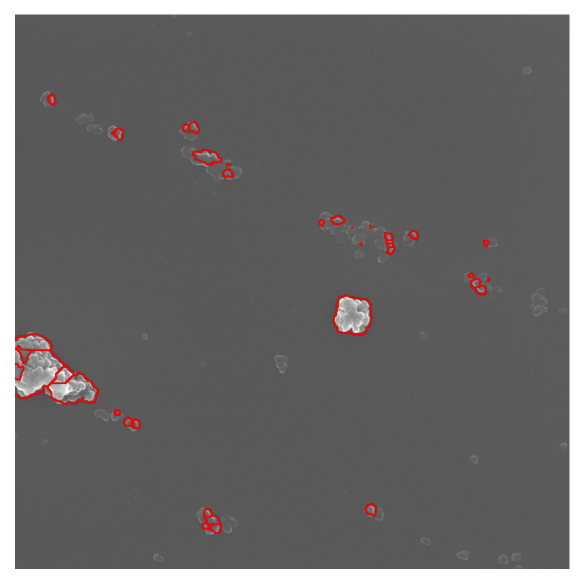
#> input picture notebook/BT386C200003.png, 1168 x 1168 px, given in place of BT386C200003.tif, which was not available (shown at 1/2 size)
$ jupyter execute display_segmentation.ipynb
#> lines starting #> are read from the running program, lines starting #| are printed output that depends on the picture; after the words box and inside, x2 and y2 are one past the last pixel; in counts of white or black regions, pixels touching at a corner belong together; pictures that were not available may be replaced by others from this repository, and a replacement may not be noted
[cell 1]
import cv2
import os
import numpy as np
import matplotlib.pyplot as plt
import PIL

Input_Imagedir="/home/lachlan/CODEBASE/SEM_segmentation/trial_data/Eline_BT386C2/Input_Images"
Unet_Outputdir="/home/lachlan/CODEBASE/SEM_segmentation/trial_data/Eline_BT386C2/Output_Masks_UNet"

# [6 lines of commented-out code are left out]
imtoload="BT386C200003.tif"    #bad, misses lots
#imtoload="BT386C200064.tif"    #bad, picks up background

[cell 2]
def edgedetect_canny(img):
    """
    perform canny edge detection
    """

    edges = cv2.Canny(image = img, threshold1=100, threshold2=200)
    return edges

[cell 3]
f_in=os.path.join(Input_Imagedir, imtoload)
f_out=os.path.join(Unet_Outputdir, imtoload)

img_in=cv2.imread(f_in)
#> img_in is the input picture: shape (1168, 1168, 3); mean B, G, R 106.3, 106.3, 107.9
img_out=cv2.imread(f_out)

plt.imshow(img_in)

[cell 4]
edges=edgedetect_canny(img_out)
#> in edgedetect_canny, `edges = cv2.Canny(image = img, threshold1=100, threshold2=200)`:
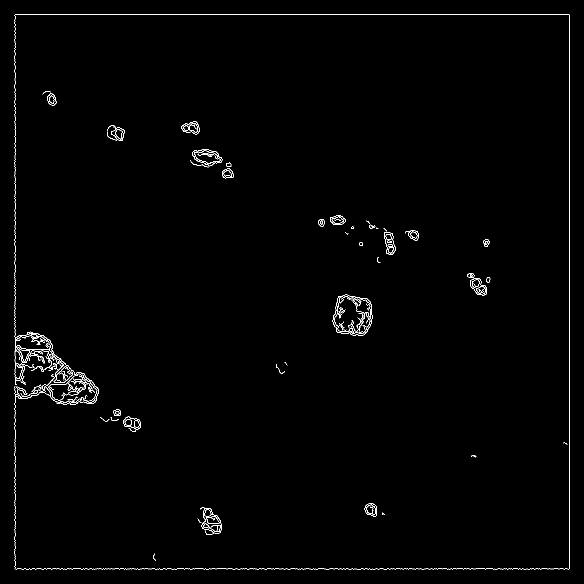
#> edges: shape (1168, 1168) (shown at 1/2 size); 0.88% white in thin lines or dots

plt.imshow(edges[1600:1800,2700:2900], cmap="binary")

print(edges[1750:1800,2700:2900])
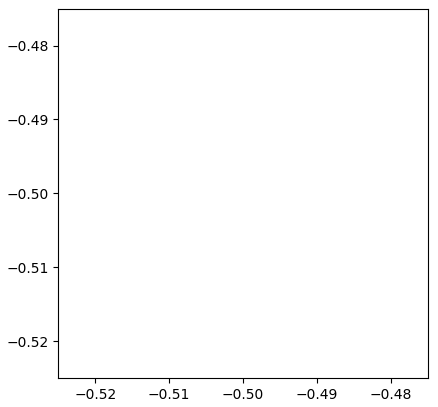
#> figure drawn by matplotlib, 1 panel

[cell 5]
grow_kernel=np.ones((6, 6), dtype='uint8')

#plt.imshow(edges)

r = edges
g = np.zeros(edges.shape)
b = np.zeros(edges.shape)
a = edges

r=cv2.dilate(r, grow_kernel)
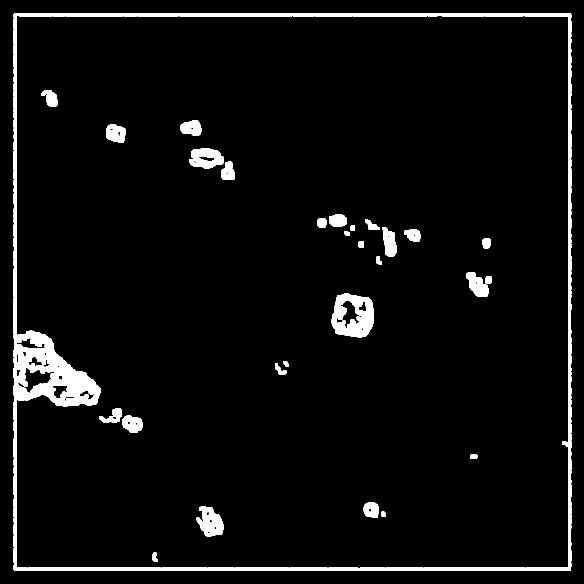
#> r: shape (1168, 1168) (shown at 1/2 size); 4.7% white; 28 white regions, largest, box (x1, y1, x2, y2) and area: (27, 26, 1143, 1142) 42957, (663, 587, 748, 675) 4905, (393, 1013, 447, 1073) 2143
r=cv2.dilate(r, grow_kernel)
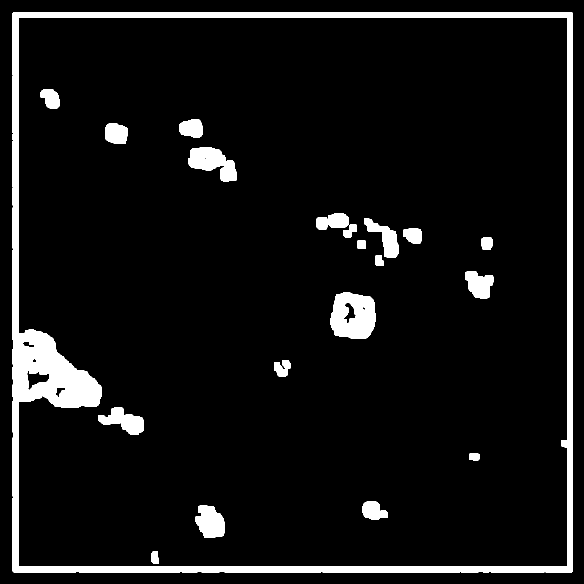
#> r: shape (1168, 1168) (shown at 1/2 size); 7.4% white; 21 white regions, largest, box (x1, y1, x2, y2) and area: (25, 24, 1146, 1145) 68941, (661, 585, 751, 678) 6537, (377, 294, 473, 363) 3887
a=cv2.dilate(a, grow_kernel)
a=cv2.dilate(a, grow_kernel)

outlines=np.array([r,g,b,a])

print(outlines.shape)
#| (4, 1168, 1168)

outlines=np.swapaxes(outlines, 0, 1)
outlines=np.swapaxes(outlines, 1, 2)
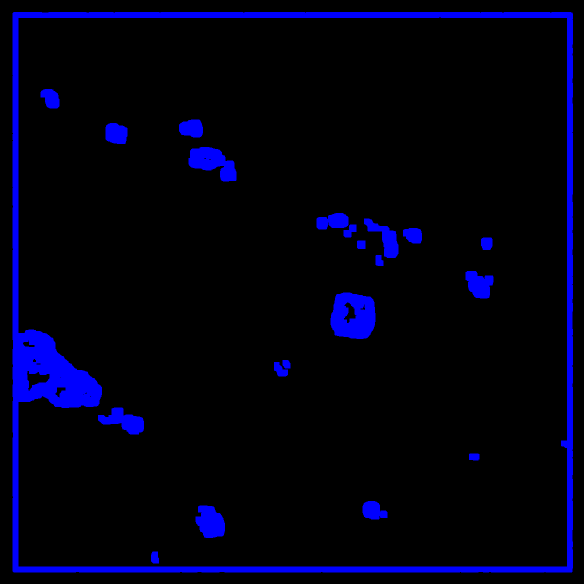
#> outlines: shape (1168, 1168, 4) float64 (shown at 1/2 size); mean of channels 0, 1, 2, 3 18.8, 0, 0, 18.8; drawn as B, G, R

print(outlines.shape)
#| (1168, 1168, 4)
outlines=outlines.astype(np.uint8)

#plt.imshow(outlines[2400:2500,2000:2100,:])
plt.imshow(outlines)
#result = cv2.merge([r, g, b])

[cell 6]
f, ax = plt.subplots(1,1)

ax.axis('off')
ax = plt.imshow(img_in)
ax = plt.imshow(outlines)

plt.show()
#> figure, not shown here; B, G, R data is drawn as R, G, B


f.savefig(f"{os.path.splitext(imtoload)[0]}.png", dpi=300, bbox_inches='tight')

$ run again, with notebook/BT386C200049.png copied over notebook/BT386C200003.png
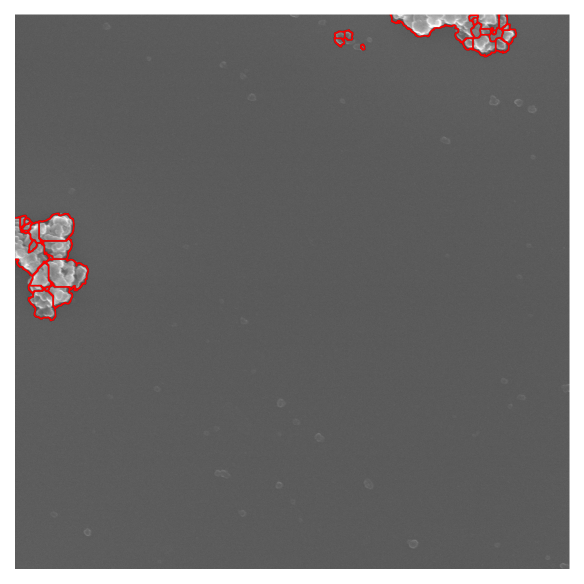
#> input picture notebook/BT386C200049.png, 1168 x 1168 px, given in place of BT386C200003.tif, which was not available (shown at 1/2 size)
#> img_in is the input picture: shape (1168, 1168, 3); mean B, G, R 107.8, 107.8, 109.3
#> in edgedetect_canny, `edges = cv2.Canny(image = img, threshold1=100, threshold2=200)`:
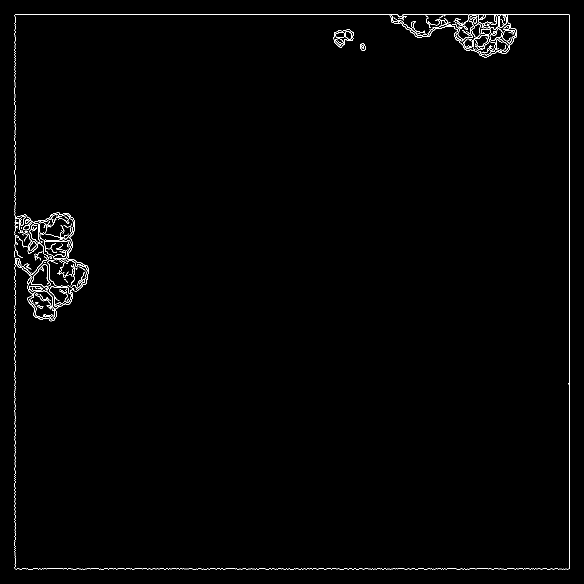
#> edges: shape (1168, 1168) (shown at 1/2 size); 0.85% white in thin lines or dots
#| (4, 1168, 1168)
#> `outlines=np.swapaxes(outlines, 1, 2)`:
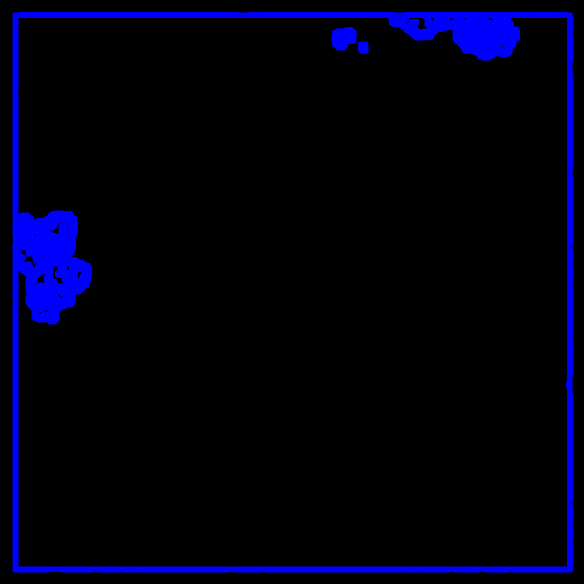
#> outlines: shape (1168, 1168, 4) float64 (shown at 1/2 size); mean of channels 0, 1, 2, 3 17.1, 0, 0, 17.1; drawn as B, G, R
#| (1168, 1168, 4)

$ run again, with notebook/BT386C200063.png copied over notebook/BT386C200003.png
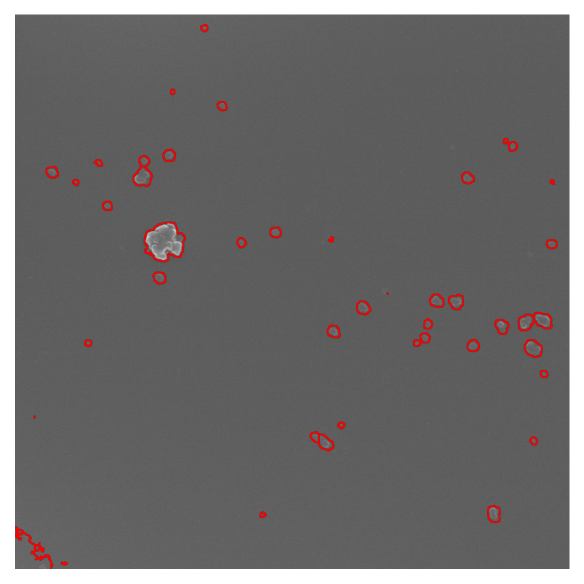
#> input picture notebook/BT386C200063.png, 1168 x 1168 px, given in place of BT386C200003.tif, which was not available (shown at 1/2 size)
#> img_in is the input picture: shape (1168, 1168, 3); mean B, G, R 109.2, 109.2, 111.2
#> in edgedetect_canny, `edges = cv2.Canny(image = img, threshold1=100, threshold2=200)`:
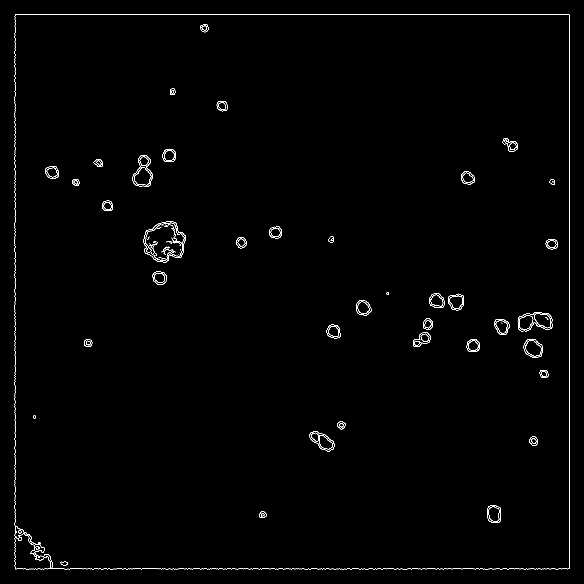
#> edges: shape (1168, 1168) (shown at 1/2 size); 0.84% white in thin lines or dots
#| (4, 1168, 1168)
#> `outlines=np.swapaxes(outlines, 1, 2)`:
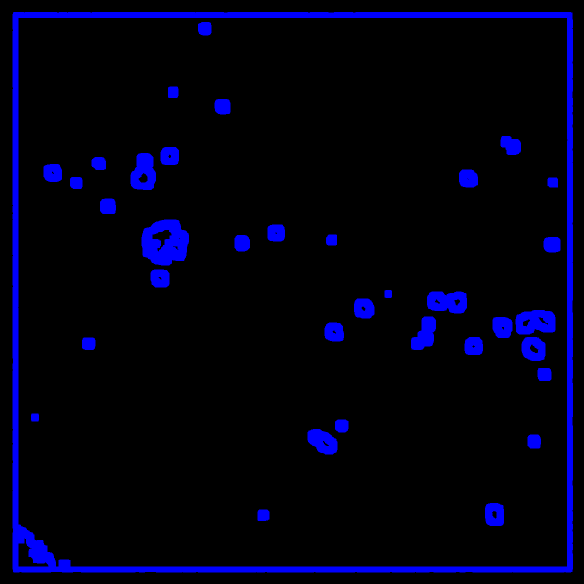
#> outlines: shape (1168, 1168, 4) float64 (shown at 1/2 size); mean of channels 0, 1, 2, 3 19, 0, 0, 19; drawn as B, G, R
#| (1168, 1168, 4)

$ run again, with notebook/BT386C200064.png copied over notebook/BT386C200003.png
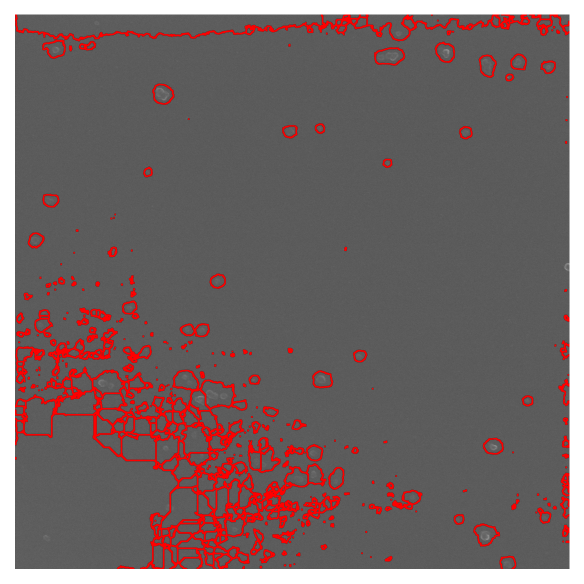
#> input picture notebook/BT386C200064.png, 1168 x 1168 px, given in place of BT386C200003.tif, which was not available (shown at 1/2 size)
#> img_in is the input picture: shape (1168, 1168, 3); mean B, G, R 102, 102, 115.9
#> in edgedetect_canny, `edges = cv2.Canny(image = img, threshold1=100, threshold2=200)`:
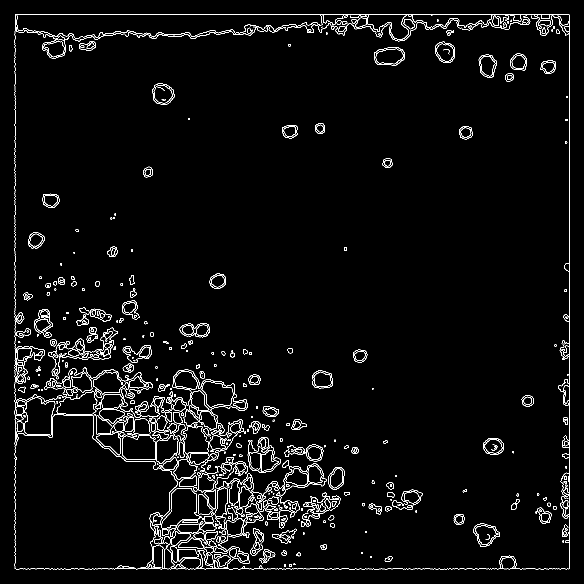
#> edges: shape (1168, 1168) (shown at 1/2 size); 3.1% white in thin lines or dots
#| (4, 1168, 1168)
#> `outlines=np.swapaxes(outlines, 1, 2)`:
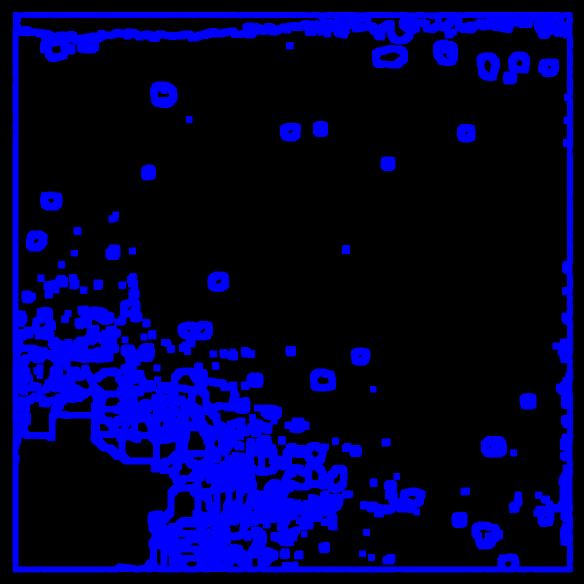
#> outlines: shape (1168, 1168, 4) float64 (shown at 1/2 size); mean of channels 0, 1, 2, 3 56.1, 0, 0, 56.1; drawn as B, G, R
#| (1168, 1168, 4)
